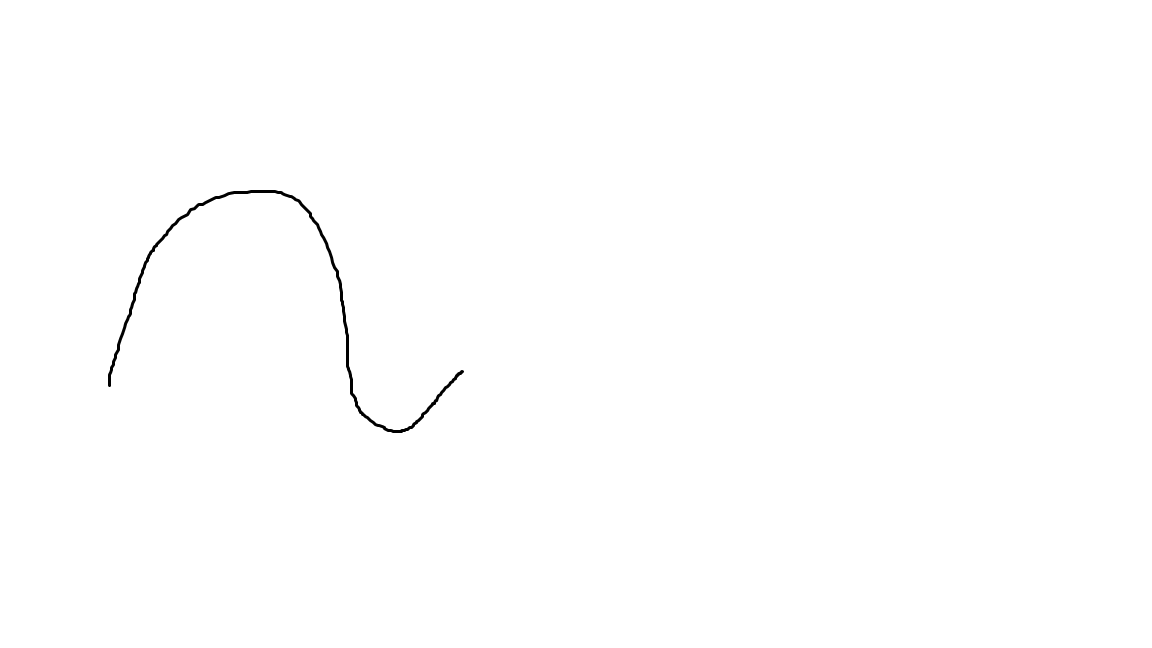
#> input picture img.png, 1152 x 648 px
$ python -i filter.py   (imports and definitions only)
#> lines starting #> are read from the running program, lines starting #| are printed output that depends on the picture; after the words box and inside, x2 and y2 are one past the last pixel; in counts of white or black regions, pixels touching at a corner belong together
#> further down, picture is the input picture: shape (648, 1152); min 0, max 255, mean 254.3
import cv2

def binary_filter(image):
    w,h = image.shape
#> w = 648; h = 1152

    pfilter = 0

    for x in range(w):
        for y in range(h):
            pfilter += image[x][y]
#> after the loop, pfilter = 189828833

    pfilter //= (h * w)
#> pfilter = 254

    if pfilter > 150:
        clahe = cv2.createCLAHE(clipLimit=(pfilter // 8), tileGridSize=(8, 8))
        image = clahe.apply(image)


    filter = 0

    for x in range(w):
        for y in range(h):
            filter += image[x][y]
#> after the loop, filter = 189823386

    filter //= h * w
#> filter = 254
    filter = filter ** 0.92
#> filter = 163.1

    ret, bin_image = cv2.threshold(image, filter, 255, cv2.THRESH_BINARY)
#> bin_image: shape (648, 1152); 99.7% white; 1 black region, box (x1, y1, x2, y2) and area: (108, 190, 464, 433) 2287
#> ret = 163

    white_ctr = 0
    black_ctr = 0
    for x in range(w):
        for y in range(h):
            if bin_image[x][y] == 255:
                white_ctr += 1
            elif bin_image[x][y] == 0:
                black_ctr += 1
#> after the loop, black_ctr = 2287; white_ctr = 744209

    if white_ctr < black_ctr:
        bin_image = cv2.bitwise_not(bin_image)

    kernel = cv2.getStructuringElement(cv2.MORPH_CROSS, (2, 2))
    dst2 = cv2.morphologyEx(bin_image, cv2.MORPH_CLOSE, kernel, iterations=2)
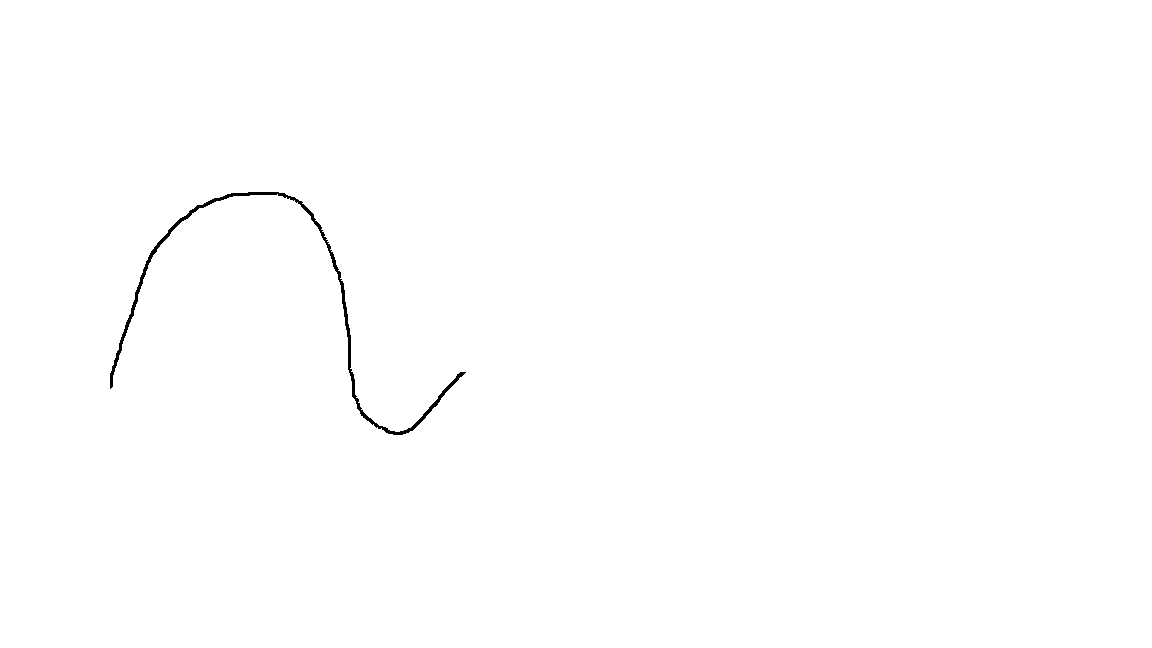
#> dst2: shape (648, 1152); 99.7% white; 1 black region, box (x1, y1, x2, y2) and area: (110, 192, 466, 435) 2252

    dst2 = dst2[0:h - 50, 10:w - 10].copy()
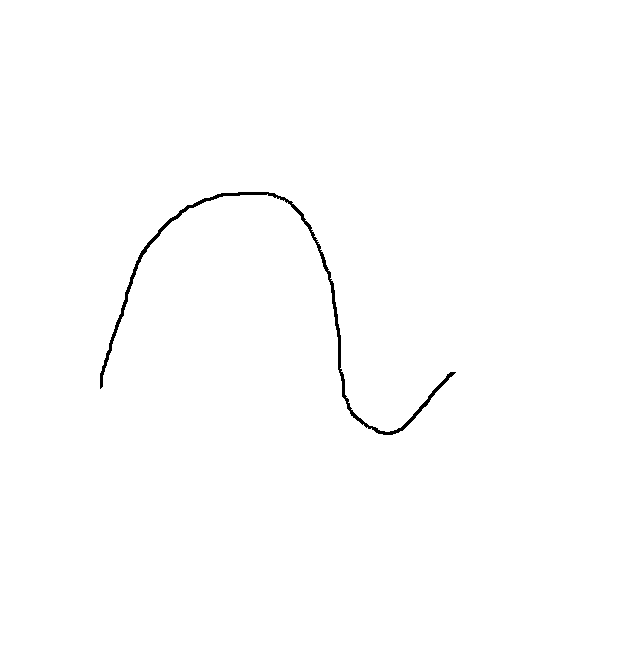
#> dst2: shape (648, 628); 99.4% white; 1 black region, box (x1, y1, x2, y2) and area: (100, 192, 456, 435) 2252

    return dst2

>>> import cv2
>>> picture = cv2.imread('img.png', cv2.IMREAD_GRAYSCALE)
>>> result = binary_filter(picture)
